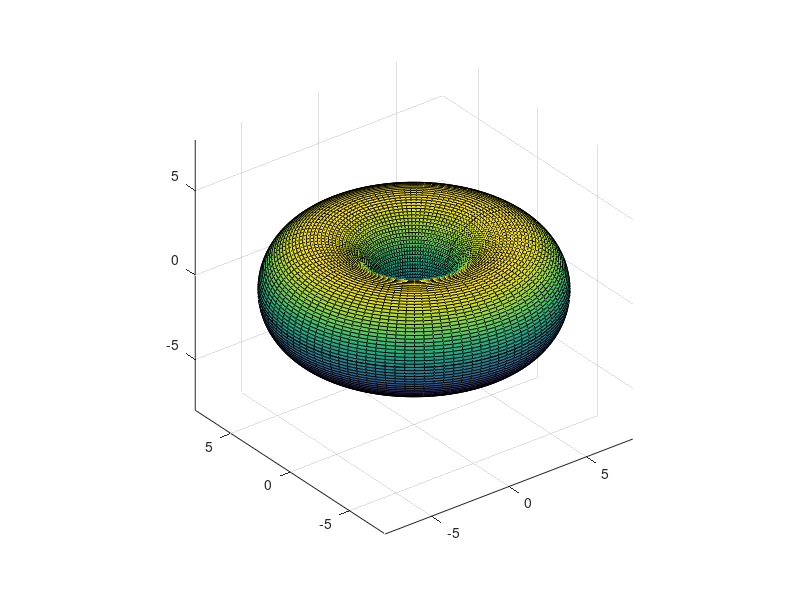

Recreate this plot in MATLAB.
V_inf=[0,0,3000];
R    = 5;
r    = 3;
theta= linspace(0,2*pi,100);
phi  = linspace(0,2*pi,100);

[theta,phi]=meshgrid(theta,phi);
x=(R+r*cos(theta)).*cos(phi);
y=(R+r*cos(theta)).*sin(phi);
z=r.*sin(theta);
kleurtjes = z;

surface=surf(x,y,z, kleurtjes);

axis equal
